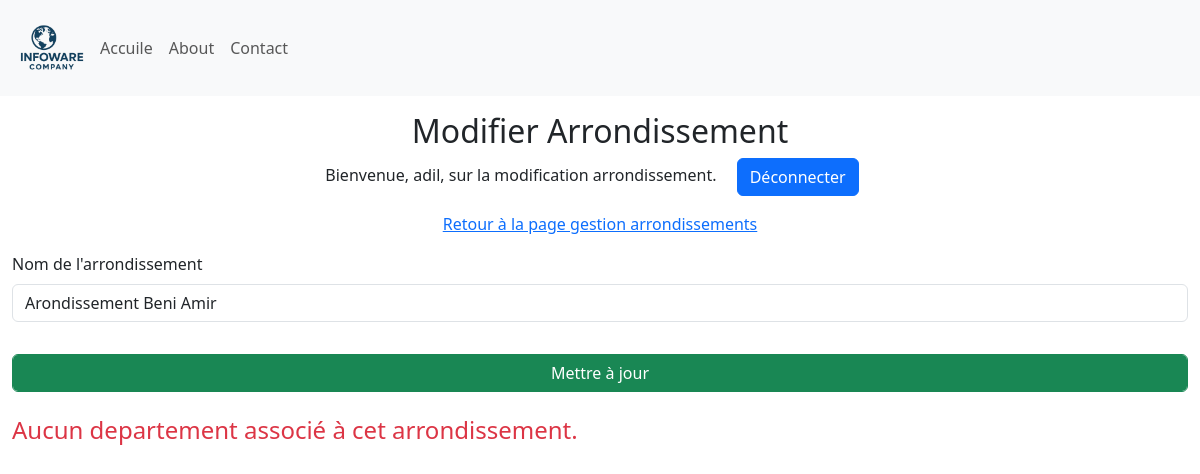
The app's page /update_arrondissement/2 (signed in), older data.
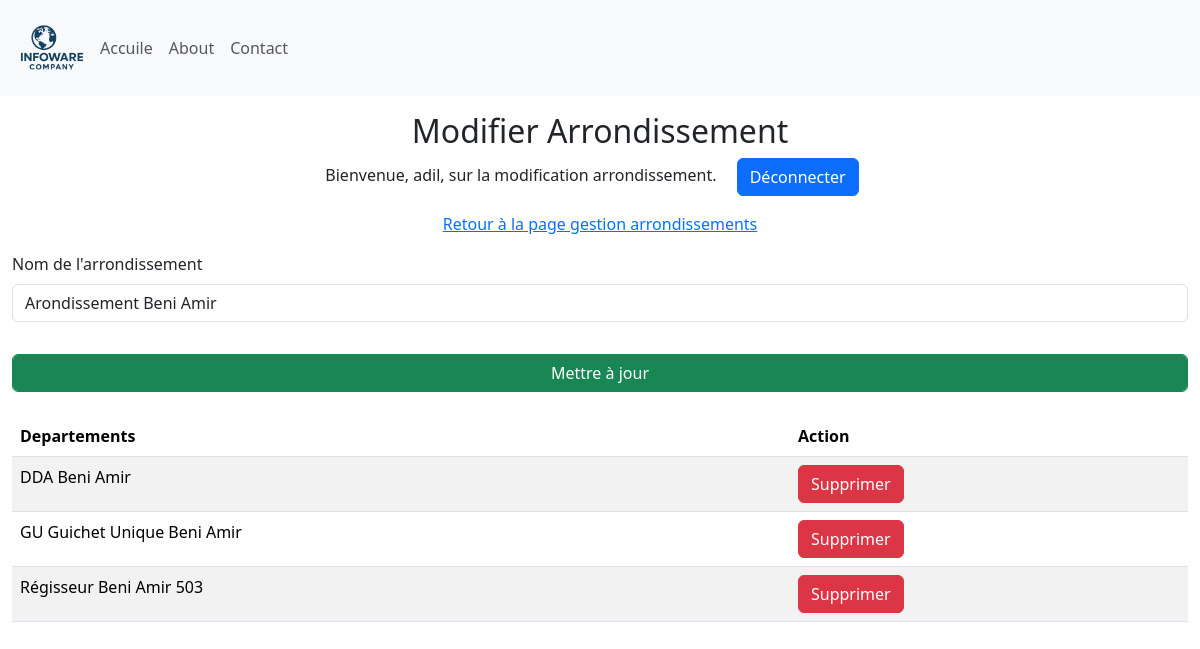
The same page, newer data.
### Site/models.py (models this page shows, shortened)
class Departement(db.Model):
    id = db.Column(db.Integer, primary_key=True)
    departement = db.Column(db.String(25), unique=True, nullable=False)
    arondissement = db.Column(db.Integer, db.ForeignKey('arondissement.id'), nullable=False)

### Site/dashbord/arrondissement.py (the view)
@arrondissement.route('/update_arrondissement/<int:arrondissement_id>', methods=['GET', 'POST'])
def update_arrondissement(arrondissement_id):
    if 'user' not in session:
        return redirect(url_for('admin.admin'))
    arrondissement = Arondissement.query.get_or_404(arrondissement_id)
    if request.method == 'POST':
        new_name = request.form.get('arrondissementName')
        if new_name:
            arrondissement.arondissement = new_name
            db.session.commit()
            return redirect(url_for('arrondissement.manage_Arrondissements'))
    return render_template('update_arondissement.html', name=session['user'], arrondissement=arrondissement, departements=arrondissement.departement)

### Site/templates/update_arondissement.html (shortened to what this page needs)
{% extends 'base.html' %}
{% block body %}
<div class="container-fluid">
    <div class="row">
        <div class="col-12  my-3">
            <div class="text-center">
                <h2>Modifier Arrondissement</h2>
                <p>Bienvenue, {{ name }}, sur la modification arrondissement. <a class="mx-3 btn btn-primary" href="{{ url_for('admin.logout') }}"">Déconnecter</a></p>
                <p><a href="{{ url_for('arrondissement.manage_Arrondissements') }}">Retour à la page gestion arrondissements</a> </p>
            </div>
           <form method="POST">
                <div class="mb-3">
                    <label for="arrondissementName" class="form-label">Nom de l'arrondissement</label>
                    <input type="text" class="form-control" id="arrondissementName" name="arrondissementName" value="{{ arrondissement.arondissement }}" required>
                </div>
                <div class="mb-3">
                    <input type="submit" class="form-control btn btn-success mt-3" value="Mettre à jour">
                </div>
            </form>
                {% if departements %}
                <table class="table table-striped mt-4 ">
                    <thead>
                        <tr>
                          <th scope="col">Departements</th>
                          <th scope="col">Action</th>
                        </tr>
                      </thead>
                      <tbody>
                        {% for departement in departements %}
                        <tr>
                          <td>{{ departement.departement }}</td>
                          <td>
                             <a href ="{{ url_for('departement.delete_departement', departement_id=departement.id) }}" onclick="return confirm('Êtes-vous sûr de vouloir supprimer cet arrondissement ?');"  class="btn btn-danger">Supprimer</a>
                          </td>
                        </tr>
                        {% endfor %}
                </table>
                {% else %}
                <p class="mt-4 text-danger h4">Aucun departement associé à cet arrondissement.</p>
                {% endif %}
        </div>
    </div>
</div>
{% endblock %}

Row changes from the older to the newer data that the page shows:
added Departement: departement "DDA Beni Amir"
added Departement: departement "GU Guichet Unique Beni Amir"
added Departement: departement "Régisseur Beni Amir 503"
Text that changed along with them:
text no longer shown: "Aucun departement associé à cet arrondissement."
text now shown: "Departements Action"
